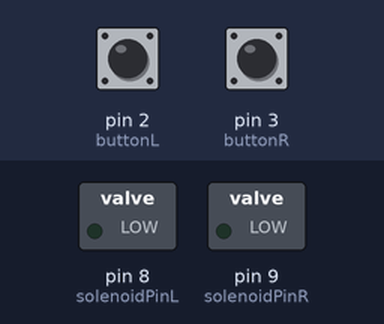
Bench run of a sketch on a simulated Arduino Uno, built with avr-gcc and run on an emulated ATmega328P. On the bench: switched loads named in the sketch (green lamp = pin HIGH). The test bench sets the inputs (shaded band); at power-on: pin 2 (buttonL) LOW, pin 3 (buttonR) LOW.

Above: at 1.2 s.
1.3 s: pin 2 (buttonL) pulled HIGH for 0.15 s
At 2.5 s:
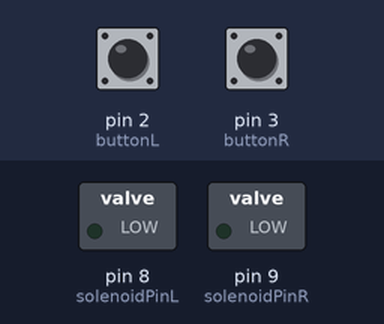
3.0 s: pin 3 (buttonR) pulled HIGH for 0.15 s
At 3.8 s:
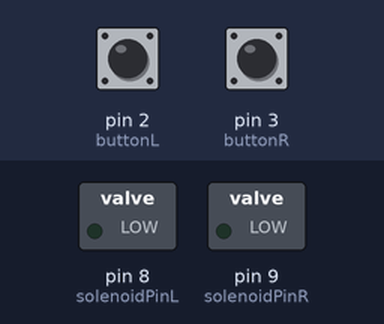
4.7 s: pin 2 (buttonL) pulled HIGH for 1 s
At 5.2 s:
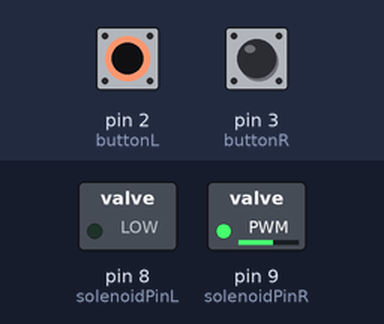
7.2 s: pin 2 (buttonL) pulled HIGH for 3.2 s
At 10.7 s:
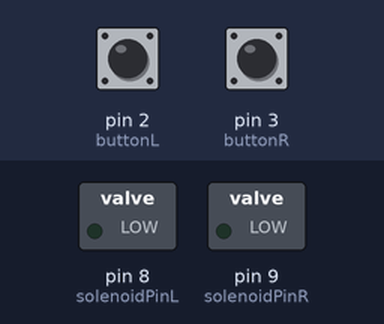
11.9 s: pin 3 (buttonR) pulled HIGH for 3.2 s
At 12.6 s:
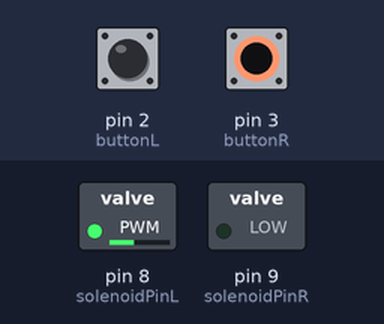
16.6 s: pin 2 (buttonL) driven HIGH and pin 3 (buttonR) driven HIGH
At 17.6 s:
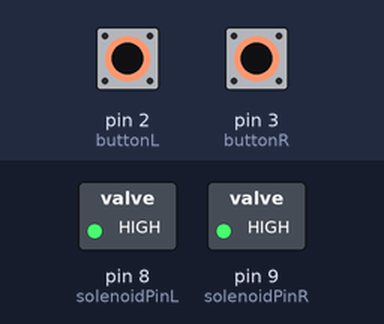
Timing chart, 0 to 19.1 s (numbered marks = the images above; inputs shaded):
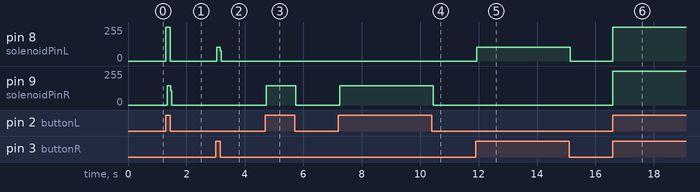

Measured:
- after the input at 1.3 s, pin 8 (solenoidPinL): 0/255 → 255/255 at once, → 0/255 0.15 s later; pin 9 (solenoidPinR): 0/255 → 145/255 at once, → 0/255 0.12 s later
- after the input at 3.0 s, pin 8 (solenoidPinL): 0/255 → 102/255 at once, → 0/255 0.12 s later
- after the input at 4.7 s, pin 9 (solenoidPinR): 0/255 → 145/255 at once, → 0/255 1.0 s later
- after the input at 7.2 s, pin 9 (solenoidPinR): 0/255 → 145/255 at once, → 0/255 3.2 s later
- after the input at 11.9 s, pin 8 (solenoidPinL): 0/255 → 102/255 at once, → 0/255 3.2 s later
- after the input at 16.6 s, pin 8 (solenoidPinL), pin 9 (solenoidPinR): 0/255 → 255/255 at once

The sketch:

solenoid.ino
```cpp
// ECE 484 Pinball Machine Flippers
// Logan Rauh

const int solenoidPinR = 9;
const int solenoidPinL = 8;
const int buttonR = 3;
const int buttonL = 2;

int pressCount = 0;
bool inverse = false;

void setup()
{
  Serial.begin(9600);

  pinMode(solenoidPinR, OUTPUT);
  pinMode(buttonR, INPUT);
  pinMode(solenoidPinL, OUTPUT);
  pinMode(buttonL, INPUT);
}

void loop() {

// The commented section here is a general button and solenoid code for slippers.
//  if (digitalRead(buttonR) == HIGH) {
//    digitalWrite(solenoidPinR, HIGH);
//  } else {
//    digitalWrite(solenoidPinR, LOW);
//  }

//  if (digitalRead(buttonL) == HIGH) {
//    digitalWrite(solenoidPinL, HIGH);
//  } else {
//    digitalWrite(solenoidPinL, LOW);
//  }

// Below is a button solenoid code with a little more difficulty for the game,
// the controls will inverse for the rest of the game after 25 presses of either button!
  if (digitalRead(buttonR) == HIGH && inverse == false) {
    digitalWrite(solenoidPinR, HIGH);
    pressCount++;
    if (pressCount > 25) {
      inverse = true;
    }
  } else if (digitalRead(buttonR) == HIGH && inverse == true) {
    digitalWrite(solenoidPinL, HIGH);
  } else {
    digitalWrite(solenoidPinR, LOW);
  }

  if (digitalRead(buttonL) == HIGH && inverse == false) {
    digitalWrite(solenoidPinL, HIGH);
        pressCount++;
    if (pressCount > 25) {
      inverse = true;
    }
  } else if (digitalRead(buttonL) == HIGH && inverse == true) {
    digitalWrite(solenoidPinR, HIGH);
  } else {
    digitalWrite(solenoidPinL, LOW);
  }

}
```
